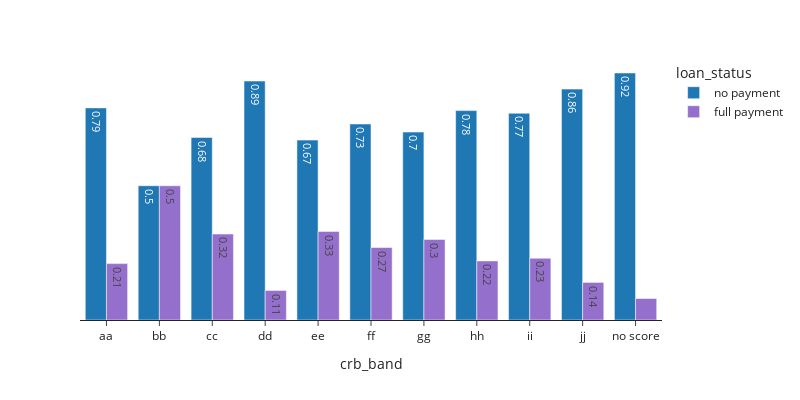

The code cell stored with this chart in its notebook:
### Code cell
#gender vs loan status
grouped=data.groupby(['crb_band','loan_status']).account_name.nunique().reset_index().\
sort_values('account_name', ascending=False)
grouped['account_name']=round(grouped['account_name'] / grouped.groupby('crb_band')['account_name'].transform('sum'),2)

fig = px.bar(grouped, y='account_name', x='crb_band',color='loan_status', text='account_name',
              template='simple_white',width=800,height=400 , barmode='group'
             ,color_discrete_map={'no payment': "rgb(31, 119, 180)",'full payment': "rgb(149, 111, 204)"},
             labels = {'answer': '',"account_name": "Total borrowers"},
            category_orders={"crb_band": custom_order})

fig.update_layout(uniformtext_minsize=8, uniformtext_mode='hide', autosize=False, title_x=0.4, title_font_family ="Calibri")
#fig.update_traces(width=0.5)
fig.update_yaxes(matches=None, showticklabels=False,visible=False)

fig

### Figure 1 — Plotly figure (JSON) as saved in the notebook; plotly's stock layout.template omitted (floating-point values rounded to 4 significant figures)
{"data": [{"alignmentgroup": "True", "hovertemplate": "loan_status=no payment<br>crb_band=%{x}<br>Total borrowers=%{text}<extra></extra>", "legendgroup": "no payment", "marker": {"color": "rgb(31, 119, 180)", "pattern": {"shape": ""}}, "name": "no payment", "offsetgroup": "no payment", "orientation": "v", "showlegend": true, "text": [0.86, 0.92, 0.77, 0.78, 0.7, 0.68, 0.73, 0.79, 0.67, 0.89, 0.5], "textposition": "auto", "type": "bar", "x": ["jj", "no score", "ii", "hh", "gg", "cc", "ff", "aa", "ee", "dd", "bb"], "xaxis": "x", "y": [0.86, 0.92, 0.77, 0.78, 0.7, 0.68, 0.73, 0.79, 0.67, 0.89, 0.5], "yaxis": "y"}, {"alignmentgroup": "True", "hovertemplate": "loan_status=full payment<br>crb_band=%{x}<br>Total borrowers=%{text}<extra></extra>", "legendgroup": "full payment", "marker": {"color": "rgb(149, 111, 204)", "pattern": {"shape": ""}}, "name": "full payment", "offsetgroup": "full payment", "orientation": "v", "showlegend": true, "text": [0.14, 0.23, 0.08, 0.22, 0.3, 0.32, 0.27, 0.33, 0.21, 0.11, 0.5], "textposition": "auto", "type": "bar", "x": ["jj", "ii", "no score", "hh", "gg", "cc", "ff", "ee", "aa", "dd", "bb"], "xaxis": "x", "y": [0.14, 0.23, 0.08, 0.22, 0.3, 0.32, 0.27, 0.33, 0.21, 0.11, 0.5], "yaxis": "y"}], "layout": {"autosize": false, "barmode": "group", "height": 400, "legend": {"title": {"text": "loan_status"}, "tracegroupgap": 0}, "margin": {"t": 60}, "title": {"font": {"family": "Calibri"}, "x": 0.4}, "uniformtext": {"minsize": 8, "mode": "hide"}, "width": 800, "xaxis": {"anchor": "y", "categoryarray": ["aa", "bb", "cc", "dd", "ee", "ff", "gg", "hh", "ii", "jj", "no score"], "categoryorder": "array", "domain": [0, 1], "title": {"text": "crb_band"}}, "yaxis": {"anchor": "x", "domain": [0, 1], "showticklabels": false, "title": {"text": "Total borrowers"}, "visible": false}}}
